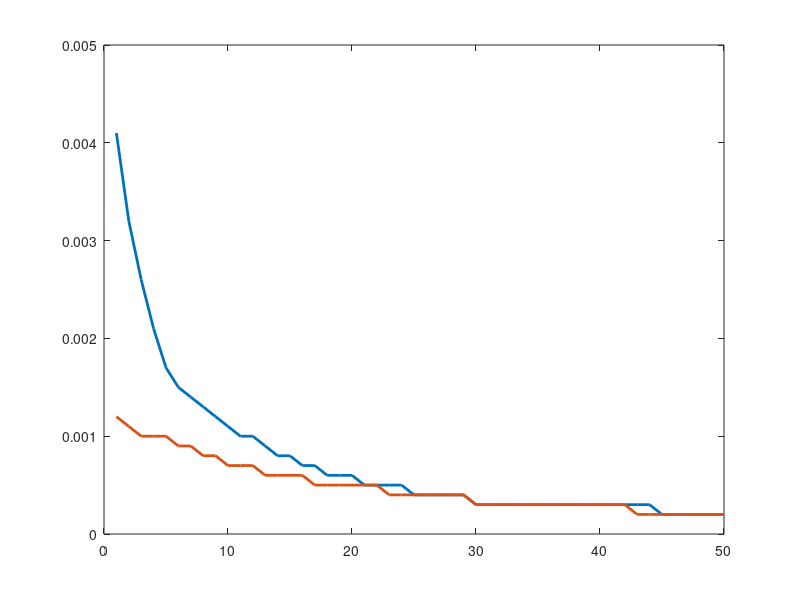

This figure's MATLAB source: (Note: this script raises an error after producing the figure.)
clc;

train_loss = dlmread('train_loss.txt',' ');
test_loss = dlmread('test_loss.txt',' ');

epochs = 1:50;
loss = zeros(2, length(epochs));

for a = 1:1:length(epochs)    
    loss(1, :) = train_loss(:,2);
    loss(2, :) = test_loss(:,2);
end

a = plot(epochs, loss, 'LineWidth', 2 );
ay = ancestor(a, 'axes');
ax = gca;
ax.YAxis.Exponent = 0;
legend('train loss', 'test loss');
xlabel('number of epochs'), ylabel('Loss (MSE)')

%a(1).Marker = 'x';
%a(1).Marker = 'o';